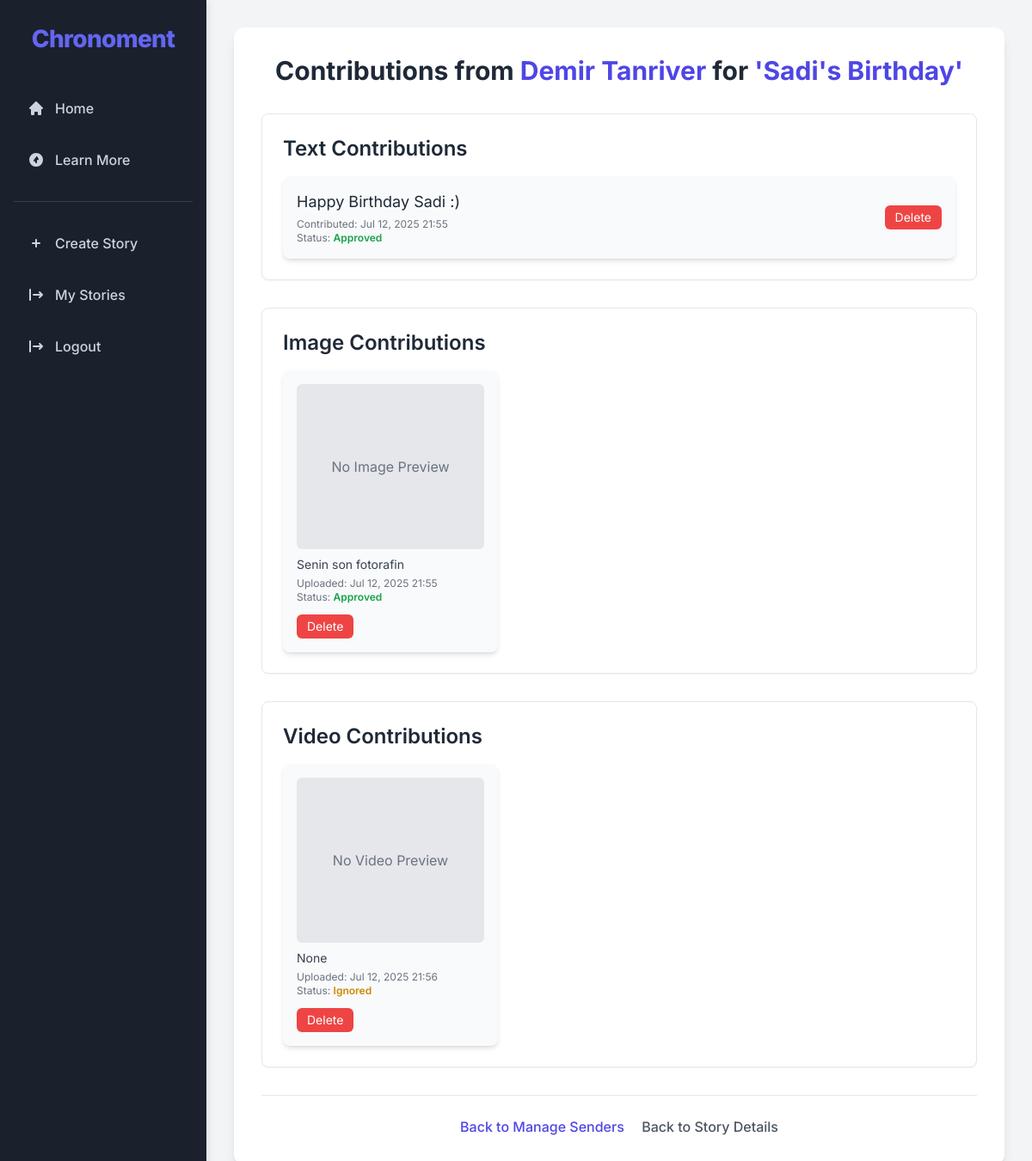
The page /story/2/sender/2/contributions/ (signed in) on the database its author committed.
### main/models.py (models this page shows, shortened)
class Senders(models.Model):
    email = models.EmailField(max_length=255, unique=True, null=False)
    name = models.CharField(max_length=255, null=True, blank=True)
    created_at = models.DateTimeField(auto_now_add=True)
    updated_at = models.DateTimeField(auto_now=True)
    class Meta:
        verbose_name_plural = "Senders" # Fixes pluralization in Django admin

class Stories(models.Model):
    organiser = models.ForeignKey(Organisers, on_delete=models.CASCADE, related_name='stories')
    title = models.CharField(max_length=255)
    main_message = models.TextField()
    reveal_date = models.DateField()
    qr_code_url = models.URLField(max_length=500, blank=True, null=True) # URL for the QR code
    topper_identifier = models.CharField(
        max_length=100,
        unique=True,
        blank=False,
        null=False,
        help_text="Unique code printed on the physical cake topper's QR code."
    )
    max_senders = models.PositiveIntegerField(
        default=6, # A reasonable default, adjust as needed
        help_text="Maximum number of senders allowed to contribute to this story."
    )
    created_at = models.DateTimeField(auto_now_add=True)
    updated_at = models.DateTimeField(auto_now=True)
    class Meta:
        verbose_name_plural = "Stories" # Correct pluralization for admin

class TextContribution(models.Model):
    story_sender = models.ForeignKey(StorySenders, on_delete=models.CASCADE, related_name='text_contributions')
    content = models.TextField()
    status = models.CharField(max_length=10, choices=CONTRIBUTION_STATUS_CHOICES, default='pending') # Uses the defined choices
    created_at = models.DateTimeField(auto_now_add=True)
    updated_at = models.DateTimeField(auto_now=True)

class ImageContribution(models.Model):
    story_sender = models.ForeignKey(StorySenders, on_delete=models.CASCADE, related_name='image_contributions')
    image = models.ImageField(upload_to='contributions/images/', storage=S3_MEDIA_STORAGE)
    caption = models.CharField(max_length=500, blank=True, null=True)
    status = models.CharField(max_length=10, choices=CONTRIBUTION_STATUS_CHOICES, default='pending') # Uses the defined choices
    created_at = models.DateTimeField(auto_now_add=True)
    updated_at = models.DateTimeField(auto_now=True)

class VideoContribution(models.Model):
    story_sender = models.ForeignKey(StorySenders, on_delete=models.CASCADE, related_name='video_contributions')
    video = models.FileField(upload_to='contributions/videos/', blank=True, null=True, storage=S3_MEDIA_STORAGE)
    youtube_video_id = models.CharField(max_length=20, blank=True, null=True)
    caption = models.CharField(max_length=500, blank=True, null=True)
    status = models.CharField(max_length=10, choices=CONTRIBUTION_STATUS_CHOICES, default='pending') # Uses the defined choices
    created_at = models.DateTimeField(auto_now_add=True)
    updated_at = models.DateTimeField(auto_now=True)

### main/views.py (the view)
# urls.py: path('story/<int:story_id>/sender/<int:story_sender_id>/contributions/', views.view_sender_contributions, name='view_sender_contributions'),
@login_required
def view_sender_contributions(request, story_id, story_sender_id):
    story = get_object_or_404(Stories, id=story_id, organiser=request.user)
    story_sender = get_object_or_404(StorySenders, id=story_sender_id, story=story)
    text_contributions = TextContribution.objects.filter(
        story_sender=story_sender
    ).order_by('created_at')
    image_contributions_with_urls = []
    for img_c in ImageContribution.objects.filter(story_sender=story_sender).order_by('created_at'):
        if img_c.image:
            img_url = generate_presigned_url(img_c.image.name)
            if img_url:
                img_c.presigned_url = img_url
        image_contributions_with_urls.append(img_c)
    video_contributions_with_urls = []
    for vid_c in VideoContribution.objects.filter(story_sender=story_sender).order_by('created_at'):
        if vid_c.video:
            vid_url = generate_presigned_url(vid_c.video.name)
            if vid_url:
                vid_c.presigned_url = vid_url
        video_contributions_with_urls.append(vid_c)
    context = {
        'story': story,
        'story_sender': story_sender,
        'sender_name': story_sender.sender.name if story_sender.sender.name else story_sender.sender.email,
        'text_contributions': text_contributions,
        'image_contributions': image_contributions_with_urls, # Pass the updated list
        'video_contributions': video_contributions_with_urls, # Pass the updated list
        'page_title': f"Contributions by {story_sender.sender.name or story_sender.sender.email} for '{story.title}'"
    }
    return render(request, 'main/sender_contributions.html', context)

### main/views.py (called while the page is built)
def generate_presigned_url(file_path, expiration=3600): # Default expiration 1 hour (3600 seconds)
    s3_client = boto3.client(
        's3',
        aws_access_key_id=settings.AWS_ACCESS_KEY_ID,
        aws_secret_access_key=settings.AWS_SECRET_ACCESS_KEY,
        region_name=settings.AWS_S3_REGION_NAME
    )
    try:
        response = s3_client.generate_presigned_url(
            'get_object',
            Params={'Bucket': settings.AWS_STORAGE_BUCKET_NAME, 'Key': file_path},
            ExpiresIn=expiration
        )
    except ClientError as e:
        print(f"Error generating pre-signed URL: {e}")
        return None
    return response

### main/templates/main/sender_contributions.html (shortened to what this page needs)
{% extends 'main/base.html' %}
{% load static %}
{% block content %}
<div class="container mx-auto px-4 py-8">
    <div class="bg-white p-8 rounded-xl shadow-lg max-w-4xl mx-auto">
        <h2 class="text-3xl font-bold text-center text-gray-800 mb-8">
            Contributions from <span class="text-indigo-600">{{ sender_name }}</span> for <span class="text-indigo-600">'{{ story.title }}'</span>
        </h2>
        {% if text_contributions or image_contributions or video_contributions %}
            <div class="space-y-8">
                {% if text_contributions %}
                    <div class="p-6 border border-gray-200 rounded-lg shadow-sm">
                        <h3 class="text-2xl font-semibold text-gray-800 mb-4">Text Contributions</h3>
                        <ul class="space-y-4">
                            {% for text_c in text_contributions %}
                                <li class="bg-gray-50 p-4 rounded-lg shadow-md flex justify-between items-center">
                                    <div>
                                        <p class="text-gray-800 text-lg">{{ text_c.content }}</p>
                                        <p class="text-xs text-gray-500 mt-1">Contributed: {{ text_c.created_at|date:"M j, Y H:i" }}</p>
                                        <p class="text-xs text-gray-500">Status: <span class="font-semibold
                                            {% if text_c.status == 'approved' %}text-green-600{% elif text_c.status == 'ignored' %}text-yellow-600{% else %}text-blue-600{% endif %}">
                                            {{ text_c.get_status_display }}
                                        </span></p>
                                    </div>
                                    <div class="flex space-x-2 mt-2 md:mt-0">
                                        <form method="post" action="{% url 'delete_text_contribution' text_c.id %}" class="inline" onsubmit="return confirm('Are you sure you want to delete this text contribution?');">
                                            <button type="submit" class="px-3 py-1 bg-red-500 text-white rounded-md hover:bg-red-600 text-sm">Delete</button>
                                        </form>
                                    </div>
                                </li>
                            {% endfor %}
                        </ul>
                    </div>
                {% endif %}
                {% if image_contributions %}
                    <div class="p-6 border border-gray-200 rounded-lg shadow-sm">
                        <h3 class="text-2xl font-semibold text-gray-800 mb-4">Image Contributions</h3>
                        <div class="grid grid-cols-1 md:grid-cols-2 lg:grid-cols-3 gap-4">
                            {% for img_c in image_contributions %}
                                <div class="bg-gray-50 p-4 rounded-lg shadow-md">
                                    {% if img_c.presigned_url %}
                                        <img src="{{ img_c.presigned_url }}" alt="{{ img_c.caption|default:'Image contribution' }}" class="w-full h-48 object-cover rounded-md mb-2">
                                    {% else %}
                                        <div class="w-full h-48 bg-gray-200 flex items-center justify-center rounded-md mb-2 text-gray-500">No Image Preview</div>
                                    {% endif %}
                                    <p class="text-sm text-gray-700">{{ img_c.caption }}</p>
                                    <p class="text-xs text-gray-500 mt-1">Uploaded: {{ img_c.created_at|date:"M j, Y H:i" }}</p>
                                    <p class="text-xs text-gray-500">Status: <span class="font-semibold
                                        {% if img_c.status == 'approved' %}text-green-600{% elif img_c.status == 'ignored' %}text-yellow-600{% else %}text-blue-600{% endif %}">
                                        {{ img_c.get_status_display }}
                                    </span></p>
                                    <div class="flex space-x-2 mt-3">
                                        <form method="post" action="{% url 'delete_image_contribution' img_c.id %}" class="inline" onsubmit="return confirm('Are you sure you want to delete this image contribution?');">
                                            <button type="submit" class="px-3 py-1 bg-red-500 text-white rounded-md hover:bg-red-600 text-sm">Delete</button>
                                        </form>
                                    </div>
                                </div>
                            {% endfor %}
                        </div>
                    </div>
                {% endif %}
                {% if video_contributions %}
                    <div class="p-6 border border-gray-200 rounded-lg shadow-sm">
                        <h3 class="text-2xl font-semibold text-gray-800 mb-4">Video Contributions</h3>
                        <div class="grid grid-cols-1 md:grid-cols-2 lg:grid-cols-3 gap-4">
                            {% for vid_c in video_contributions %}
                                <div class="bg-gray-50 p-4 rounded-lg shadow-md">
                                    {% if vid_c.youtube_video_id %}
                                        <div class="relative" style="padding-bottom: 56.25%;">
                                            <iframe class="absolute top-0 left-0 w-full h-full rounded-md" src="https://www.youtube.com/embed/{{ vid_c.youtube_video_id }}" frameborder="0" allow="accelerometer; autoplay; clipboard-write; encrypted-media; gyroscope; picture-in-picture" allowfullscreen></iframe>
                                        </div>
                                    {% elif vid_c.presigned_url %}
                                        <video controls class="w-full h-48 object-cover rounded-md mb-2">
                                            <source src="{{ vid_c.presigned_url }}" type="video/mp4">
                                            Your browser does not support the video tag.
                                        </video>
                                    {% else %}
                                        <div class="w-full h-48 bg-gray-200 flex items-center justify-center rounded-md mb-2 text-gray-500">No Video Preview</div>
                                    {% endif %}
                                    <p class="text-sm text-gray-700">{{ vid_c.caption }}</p>
                                    <p class="text-xs text-gray-500 mt-1">Uploaded: {{ vid_c.created_at|date:"M j, Y H:i" }}</p>
                                    <p class="text-xs text-gray-500">Status: <span class="font-semibold
                                        {% if vid_c.status == 'approved' %}text-green-600{% elif vid_c.status == 'ignored' %}text-yellow-600{% else %}text-blue-600{% endif %}">
                                        {{ vid_c.get_status_display }}
                                    </span></p>
                                    <div class="flex space-x-2 mt-3">
                                        <form method="post" action="{% url 'delete_video_contribution' vid_c.id %}" class="inline" onsubmit="return confirm('Are you sure you want to delete this video contribution?');">
                                            <button type="submit" class="px-3 py-1 bg-red-500 text-white rounded-md hover:bg-red-600 text-sm">Delete</button>
                                        </form>
                                    </div>
                                </div>
                            {% endfor %}
                        </div>
                    </div>
                {% endif %}
            </div>
        {% else %}
            <p class="text-center text-gray-600 text-lg">No contributions have been made by this sender yet.</p>
        {% endif %}
        <div class="text-center mt-8 pt-6 border-t border-gray-200">
            <a href="{% url 'manage_senders_for_story' story.id %}" class="font-medium text-indigo-600 hover:text-indigo-500 mr-4">Back to Manage Senders</a>
            <a href="{% url 'story_detail' story.id %}" class="font-medium text-gray-600 hover:text-gray-800">Back to Story Details</a>
        </div>
    </div>
</div>
{% endblock content %}

### main/templates/main/base.html (style rules this page uses)
html, body { font-family: 'Inter', sans-serif; box-sizing: border-box; margin: 0; padding: 0; overflow-x: hidden; }

### rows shown on the page
Senders: name "Demir Tanriver"
Stories: title "Sadi's Birthday"
TextContribution: content "Happy Birthday Sadi :)", created_at "Jul 12, 2025 21:55", status "Approved"
ImageContribution: caption "Senin son fotorafin", created_at "Jul 12, 2025 21:55", status "Approved"
VideoContribution: shows "No Video Preview", caption "None", created_at "Jul 12, 2025 21:56", status "Ignored"
